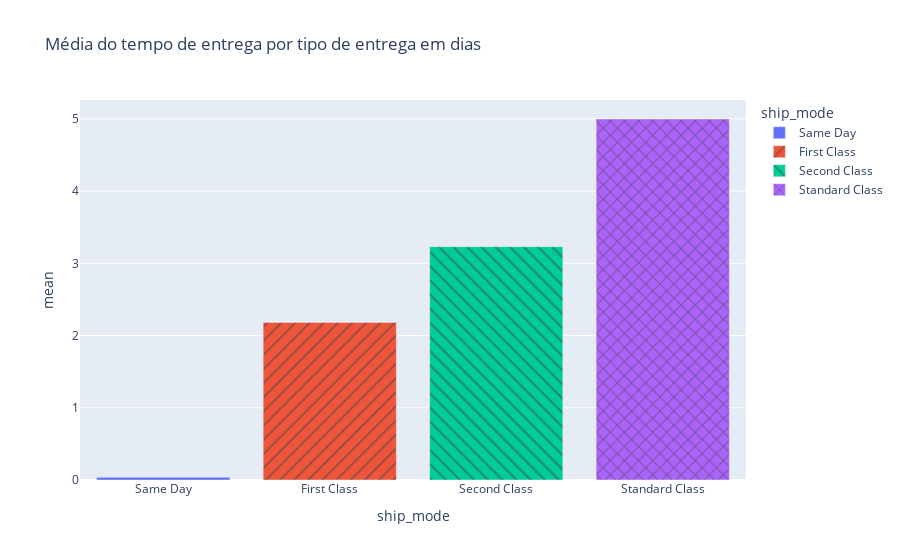

The notebook cell this image was saved under:
### Code cell
long_df = px.data.medals_long()

fig = px.bar(
    ship_mode_mean, 
    x="ship_mode", 
    y="mean", 
    color="ship_mode", 
    title="Média do tempo de entrega por tipo de entrega em dias", 
    pattern_shape="ship_mode"
)

fig.show()

### Figure 1 — Plotly figure (JSON) as saved in the notebook; plotly's stock layout.template omitted (floating-point values rounded to 4 significant figures)
{"data": [{"alignmentgroup": "True", "hovertemplate": "ship_mode=%{x}<br>mean=%{y}<extra></extra>", "legendgroup": "Same Day", "marker": {"color": "#636efa", "pattern": {"shape": ""}}, "name": "Same Day", "offsetgroup": "Same Day", "orientation": "v", "showlegend": true, "textposition": "auto", "type": "bar", "x": ["Same Day"], "xaxis": "x", "y": [0.03739], "yaxis": "y"}, {"alignmentgroup": "True", "hovertemplate": "ship_mode=%{x}<br>mean=%{y}<extra></extra>", "legendgroup": "First Class", "marker": {"color": "#EF553B", "pattern": {"shape": "/"}}, "name": "First Class", "offsetgroup": "First Class", "orientation": "v", "showlegend": true, "textposition": "auto", "type": "bar", "x": ["First Class"], "xaxis": "x", "y": [2.182], "yaxis": "y"}, {"alignmentgroup": "True", "hovertemplate": "ship_mode=%{x}<br>mean=%{y}<extra></extra>", "legendgroup": "Second Class", "marker": {"color": "#00cc96", "pattern": {"shape": "\\"}}, "name": "Second Class", "offsetgroup": "Second Class", "orientation": "v", "showlegend": true, "textposition": "auto", "type": "bar", "x": ["Second Class"], "xaxis": "x", "y": [3.23], "yaxis": "y"}, {"alignmentgroup": "True", "hovertemplate": "ship_mode=%{x}<br>mean=%{y}<extra></extra>", "legendgroup": "Standard Class", "marker": {"color": "#ab63fa", "pattern": {"shape": "x"}}, "name": "Standard Class", "offsetgroup": "Standard Class", "orientation": "v", "showlegend": true, "textposition": "auto", "type": "bar", "x": ["Standard Class"], "xaxis": "x", "y": [4.998], "yaxis": "y"}], "layout": {"barmode": "relative", "legend": {"title": {"text": "ship_mode"}, "tracegroupgap": 0}, "title": {"text": "Média do tempo de entrega por tipo de entrega em dias"}, "xaxis": {"anchor": "y", "categoryarray": ["Same Day", "First Class", "Second Class", "Standard Class"], "categoryorder": "array", "domain": [0, 1], "title": {"text": "ship_mode"}}, "yaxis": {"anchor": "x", "domain": [0, 1], "title": {"text": "mean"}}}}
